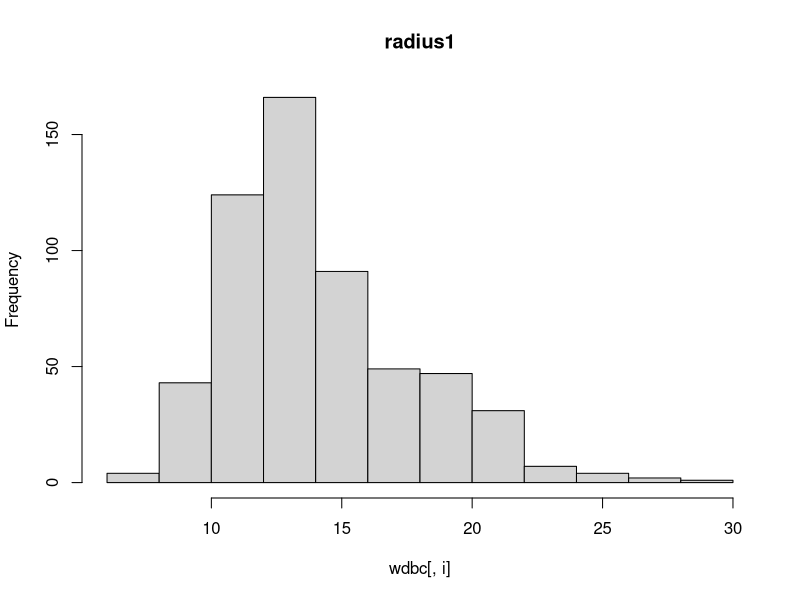
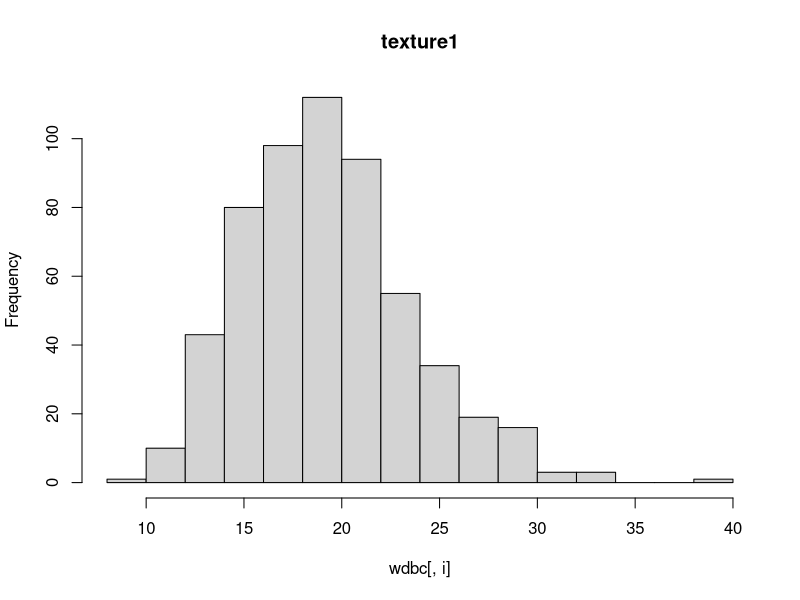
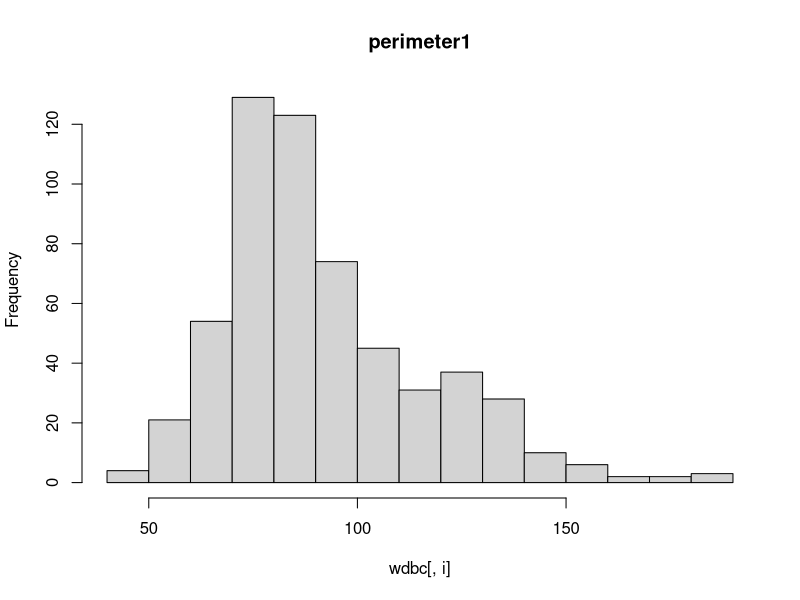
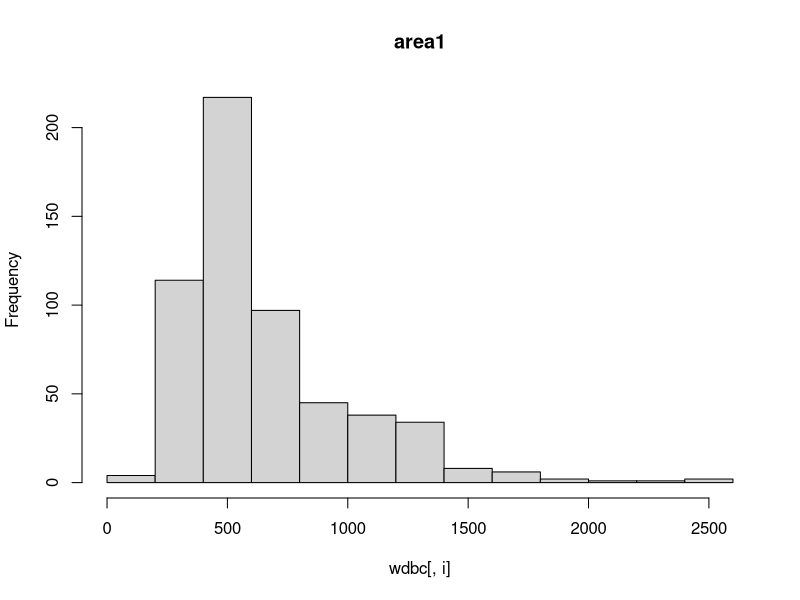
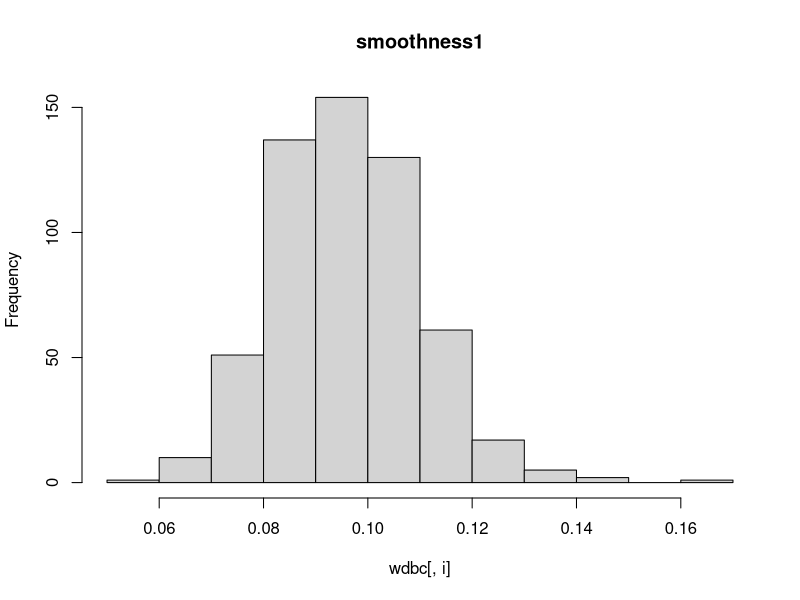
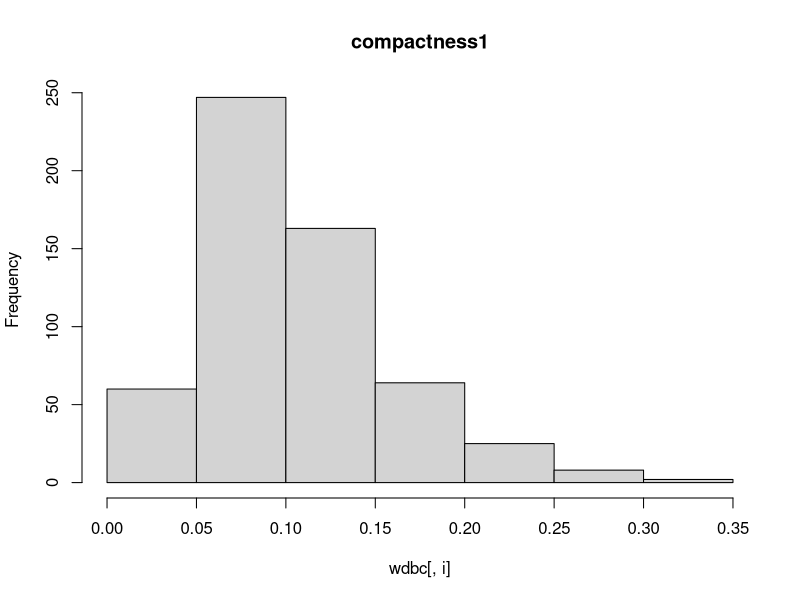
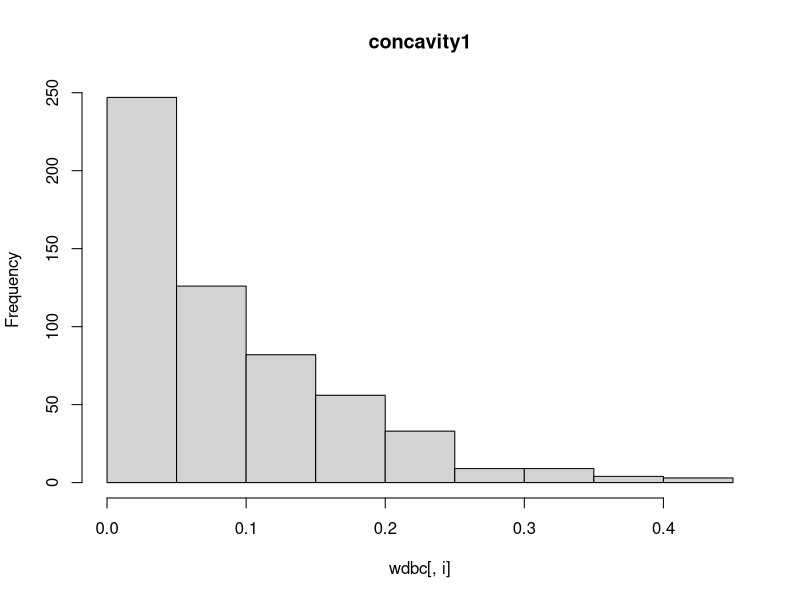
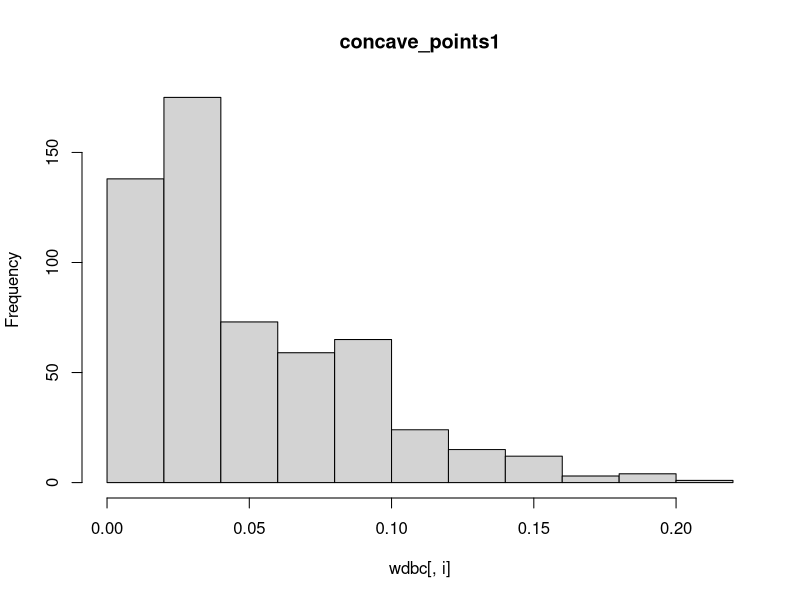

These figures' R source, in order: (Note: this script raises an error after producing the figures.)
# load necessary packages ----
library(readr)
library(tibble)
library(corrplot)
library(ggplot2)

# load data
wdbc <- read_csv("wdbc.csv")

# Rename columns
names(wdbc) <- c("radius1", "texture1", "perimeter1", "area1", "smoothness1", "compactness1", "concavity1", "concave_points1", "symmetry1", "fractal_dimension1",
                 "radius2", "texture2", "perimeter2", "area2", "smoothness2", "compactness2", "concavity2", "concave_points2", "symmetry2", "fractal_dimension2",
                 "radius3", "texture3", "perimeter3", "area3", "smoothness3", "compactness3", "concavity3", "concave_points3", "symmetry3", "fractal_dimension3",
                 "class")

# Factorize target variable with in a more intiutive manner (m is malignent, b is benign)
wdbc$class <- factor(wdbc$class, levels = c(1, 2), labels = c("b", "m"))

# Exploratory data analysis-----
# Checing for NA
any(is.na(wdbc)) # not any NA

# Checing summary statistics
summary(wdbc) 

# Checking structure of the data
str(wdbc) # all explanatory variables are numeric and response variable is binary

#convert as data frame
wdbc <- as.data.frame(wdbc)
#simple plot for each column for quick checking

for (i in seq(1, length(wdbc),1)){
  if (class(wdbc[,i]) == 'numeric'){
    hist(wdbc[,i], main= names(wdbc)[i])
  } else if (class(wdbc[,i]) == 'factor'){
    barplot(table(wdbc[,i]), main= names(wdbc)[i])
  } else { 
    print('there is nothing to plot')
    }
}

  barplot(table(wdbc$class))
# Checking for potential imbalance in response variable
table(wdbc["class"]) # looks like balanced 
prop.table(table(wdbc$class)) # looks like balanced 

# checking for outliers
cooksd <- cooks.distance(glm(class ~ ., 
                             family = "binomial", 
                             data = wdbc))
rownames(wdbc[cooksd > 4*mean(cooksd, na.rm=T), ])
plot(wdbc$radius1, wdbc$class)

# checking for multicollinearity 
correlation <- cor(wdbc[,-c(31)])
mean((correlation > 0.5 | correlation < -0.5))
mean((correlation > 0.7 | correlation < -0.7))
mean((correlation > 0.9 | correlation < -0.9))

# Feature engineering can be considered if the performance of the final model is not satisfactory

# Modelling ----
# split data into training and test sets----
#set seed 123
set.seed(123)
#stratified division with 80/20
which_train <- createDataPartition(wdbc$class, 
                                   p = 0.8, 
                                   list = FALSE) 
# lets use these indices to divide data into two samples

wdbc_train <- wdbc[which_train,]
wdbc_test <- wdbc[-which_train,]



# Objective is to minimize type 2 error (cost of missing a person with malignant tumor)
# We have a binary classification problem
# 
corrplot(cor(wdbc[,-c(31)]), method = "ellipse", type = "upper") 

ggplot(wdbc, aes(x = class, fill = class)) +
  geom_bar(stat = "count", positin = "dodge") +
  ggtitle("Distribution of Bening/Malignant Tumor")

ggplot(wdbc,aes(x=smoothness1,fill=class))+geom_density(alpha=0.25)+
  xlab(label = "Radius1")+
  ggtitle("Distribution of Radius1")

####linear
#train
#predict
#model valuation

#####glm
#train
#predict
#model valuation


#####linear discriminant analysis
#train
#predict
#model valuation

####kNN
#train
#predict
#model valuation

####SVM
#train
#predict
#model valuation